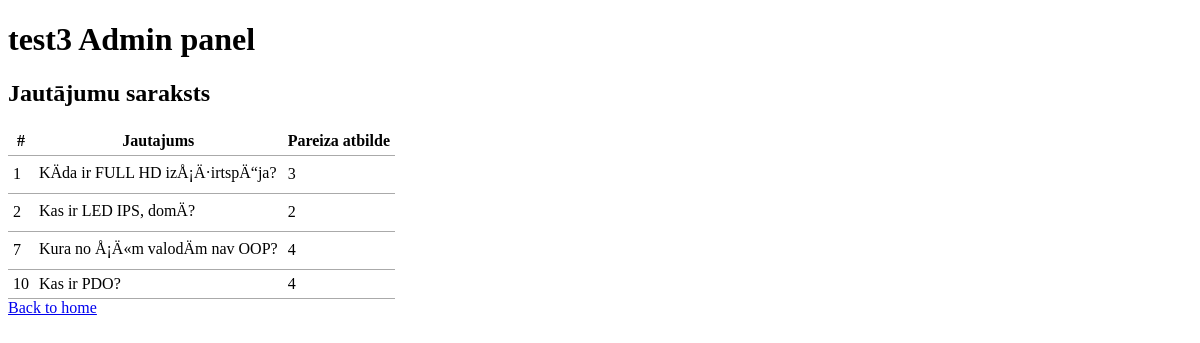
Page /13/read.php on the committed database.
### tables this page shows
CREATE TABLE `test3_jautajumi` (
  `id` int(11) UNSIGNED NOT NULL,
  `jautajums` varchar(60) NOT NULL,
  `pareizaAtbilde` int(3) NOT NULL,
  `date` timestamp NOT NULL DEFAULT CURRENT_TIMESTAMP ON UPDATE CURRENT_TIMESTAMP
);

### common.php (called while the page is built, shortened)
<?php
function escape($html) {
    return htmlspecialchars($html, ENT_QUOTES | ENT_SUBSTITUTE, "UTF-8");
}

### 13/read.php (the view)
<?php
require "../config.php";
require "../common.php";
try {
  $connection = new PDO($dsn, $username, $password, $options);
  $sql = "SELECT * FROM test3_jautajumi";
  $statement = $connection->prepare($sql);
  $statement->execute();
  $result = $statement->fetchAll();
} catch(PDOException $error) {
  echo $sql . "<br>" . $error->getMessage();
}
?>
<?php require "templates/header.php"; ?>
<h2>Jautājumu saraksts</h2>
<table>
    <thead>
        <tr>
            <th>#</th>
            <th>Jautajums</th>
            <th>Pareiza atbilde</th>
        </tr>
    </thead>
    <tbody>
    <?php foreach ($result as $row) : ?>
        <tr>
            <td><?php echo escape($row["id"]); ?></td>
            <td><?php echo escape($row["jautajums"]); ?></td>
            <td><?php echo escape($row["pareizaAtbilde"]); ?></td>
        </tr>
    <?php endforeach; ?>
    </tbody>
</table>
<a href="index.php">Back to home</a>
<?php require "templates/footer.php"; ?>

### 13/css/style.css (style rules this page uses)
table { border-collapse: collapse; border-spacing: 0; }
td, th { padding: 5px; border-bottom: 1px solid #aaa; }

### rows in the picture
test3_jautajumi: id "1", jautajums "KÄda ir FULL HD izÅ¡Ä·irtspÄ“ja?", pareizaAtbilde "3"
test3_jautajumi: id "2", jautajums "Kas ir LED IPS, domÄ?", pareizaAtbilde "2"
test3_jautajumi: id "7", jautajums "Kura no Å¡Ä«m valodÄm nav OOP?", pareizaAtbilde "4"
test3_jautajumi: id "10", jautajums "Kas ir PDO?", pareizaAtbilde "4"
